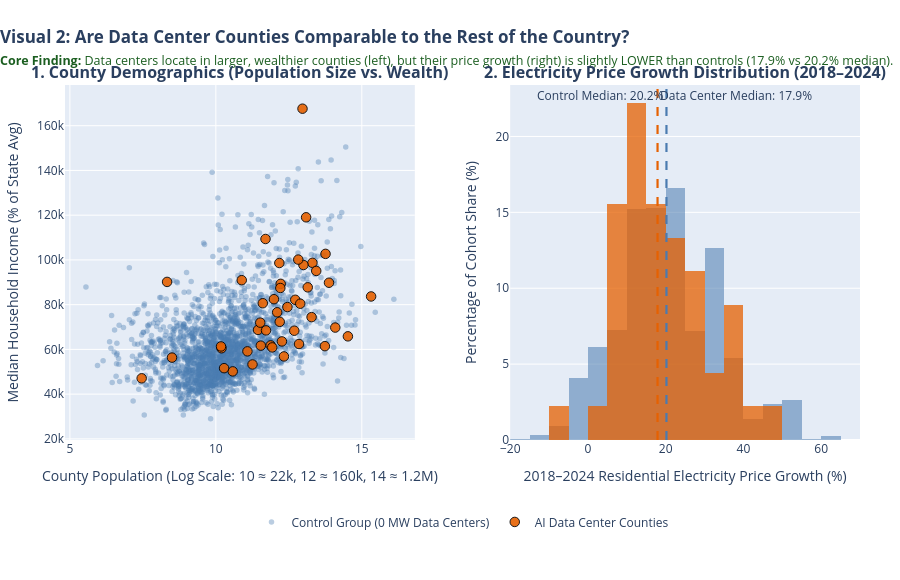

The code cell stored with this chart in its notebook:
### Markdown cell above
## Visual 2: Are Data Center Counties Comparable to the Rest of the Country?
*Supports: **Methodological Approach - Comparability & Demographic Bias***

### Visual Design & Layperson Interpretation
- **Question Answered:** *Do counties with data centers look like ordinary American counties, and did their electricity prices grow faster?*
- **Left Panel (Demographics):** Shows that data center counties (Orange) cluster in larger, wealthier suburban counties (needing demographic controls).
- **Right Panel (Price Growth Distribution):** Compares price growth on a normalized percentage scale. The median price growth in data center counties (**17.9%**) was slightly **lower** than in non-data center counties (**20.2%**).

### Code cell
# Construct Visual 2: Linked Side-by-Side Plots
ctrl_sample = model_df[model_df['Has_Datacenter'] == 0]
treat_sample = model_df[model_df['Has_Datacenter'] == 1]

fig2 = make_subplots(
    rows=1, cols=2,
    subplot_titles=(
        "<b>1. County Demographics (Population Size vs. Wealth)</b>",
        "<b>2. Electricity Price Growth Distribution (2018–2024)</b>"
    ),
    horizontal_spacing=0.12
)

# 1. Control Group (Gray-Blue #4A7BB0)
fig2.add_trace(
    go.Scatter(
        x=ctrl_sample['Log_Population'],
        y=ctrl_sample['Median_Income_2022'],
        mode='markers',
        name='Control Group (0 MW Data Centers)',
        marker=dict(color=COLOR_CONTROL, size=5.5, opacity=0.38),
        legendgroup='control',
        text=ctrl_sample['County'] + ', ' + ctrl_sample['State'],
        hovertemplate="<b>%{text} (Control)</b><br>Population Index: %{x:.2f}<br>Income Index: %{y:.1f}%<extra></extra>"
    ),
    row=1, col=1
)

fig2.add_trace(
    go.Histogram(
        x=ctrl_sample['Price_Growth_Pct'],
        name='Control Group (0 MW Data Centers)',
        histnorm='percent',
        marker=dict(color=COLOR_CONTROL, opacity=0.55),
        legendgroup='control',
        showlegend=False,
        nbinsx=40,
        hovertemplate="Control Growth: %{x:.1f}%<br>Share of Control: %{y:.1f}%<extra></extra>"
    ),
    row=1, col=2
)

# 2. Treatment Group (Orange #E66101)
fig2.add_trace(
    go.Scatter(
        x=treat_sample['Log_Population'],
        y=treat_sample['Median_Income_2022'],
        mode='markers',
        name='AI Data Center Counties',
        marker=dict(color=COLOR_TREATMENT, size=9.5, opacity=0.9, line=dict(color='black', width=1)),
        legendgroup='treatment',
        text=treat_sample['County'] + ', ' + treat_sample['State'],
        hovertemplate="<b>%{text} (Data Center)</b><br>Population Index: %{x:.2f}<br>Income Index: %{y:.1f}%<br>Price Growth: %{customdata:.1f}%<extra></extra>",
        customdata=treat_sample['Price_Growth_Pct']
    ),
    row=1, col=1
)

fig2.add_trace(
    go.Histogram(
        x=treat_sample['Price_Growth_Pct'],
        name='AI Data Center Counties',
        histnorm='percent',
        marker=dict(color=COLOR_TREATMENT, opacity=0.75),
        legendgroup='treatment',
        showlegend=False,
        nbinsx=25,
        hovertemplate="Data Center Growth: %{x:.1f}%<br>Share of Treatment: %{y:.1f}%<extra></extra>"
    ),
    row=1, col=2
)

# Add median reference lines
treat_med = treat_sample['Price_Growth_Pct'].median()
ctrl_med = ctrl_sample['Price_Growth_Pct'].median()

fig2.add_vline(x=ctrl_med, line_dash="dash", line_color=COLOR_CONTROL, line_width=2.2,
               annotation_text=f"Control Median: {ctrl_med:.1f}%", annotation_position="top left", row=1, col=2)
fig2.add_vline(x=treat_med, line_dash="dash", line_color=COLOR_TREATMENT, line_width=2.2,
               annotation_text=f"Data Center Median: {treat_med:.1f}%", annotation_position="top right", row=1, col=2)

fig2.update_layout(
    title=dict(
        text="<b>Visual 2: Are Data Center Counties Comparable to the Rest of the Country?</b><br><span style='font-size:12.5px; color:#1B5E20;'><b>Core Finding:</b> Data centers locate in larger, wealthier counties (left), but their price growth (right) is slightly LOWER than controls (17.9% vs 20.2% median).</span>",
        x=0.0, xanchor="left"
    ),
    barmode='overlay',
    legend=dict(orientation="h", yanchor="top", y=-0.19, xanchor="center", x=0.5),
    height=580,
    margin=dict(l=50, r=40, t=85, b=140)
)

fig2.update_xaxes(title_text="County Population (Log Scale: 10 ≈ 22k, 12 ≈ 160k, 14 ≈ 1.2M)", row=1, col=1)
fig2.update_yaxes(title_text="Median Household Income (% of State Avg)", row=1, col=1)
fig2.update_xaxes(title_text="2018–2024 Residential Electricity Price Growth (%)", range=[-20, 70], row=1, col=2)
fig2.update_yaxes(title_text="Percentage of Cohort Share (%)", row=1, col=2)

fig2.show()

### Figure 1 — Plotly figure (JSON) as saved in the notebook; plotly's stock layout.template omitted (floating-point values rounded to 4 significant figures; data arrays with more than 128 entries replaced by an {"elided": "..."} marker saying what was removed)
{"data": [{"hovertemplate": "<b>%{text} (Control)</b><br>Population Index: %{x:.2f}<br>Income Index: %{y:.1f}%<extra></extra>", "legendgroup": "control", "marker": {"color": "#4A7BB0", "opacity": 0.38, "size": 5.5}, "mode": "markers", "name": "Control Group (0 MW Data Centers)", "text": {"elided": "2122 str values"}, "type": "scatter", "x": {"elided": "2122 float values"}, "xaxis": "x", "y": {"elided": "2122 float values"}, "yaxis": "y"}, {"histnorm": "percent", "hovertemplate": "Control Growth: %{x:.1f}%<br>Share of Control: %{y:.1f}%<extra></extra>", "legendgroup": "control", "marker": {"color": "#4A7BB0", "opacity": 0.55}, "name": "Control Group (0 MW Data Centers)", "nbinsx": 40, "showlegend": false, "type": "histogram", "x": {"elided": "2122 float values"}, "xaxis": "x2", "yaxis": "y2"}, {"customdata": [27.45, 20.86, 29.28, 13.47, 25.89, 34.55, 8.537, 10.25, 40.81, 45.38, 22.99, 13.46, 26.52, 18.91, 24.45, 36.8, 10.25, -9.674, 10.76, 38.76, 17.91, 16.6, 30.42, 8.343, 25.94, 13.18, 36.55, 4.909, 13.14, 5.526, 35.6, 15.62, 7.087, 20.28, 9.778, 14.89, 7.095, 20.03, 8.537, 19.19, 14.49, 16.5, 22.99, 19.78, 11.7], "hovertemplate": "<b>%{text} (Data Center)</b><br>Population Index: %{x:.2f}<br>Income Index: %{y:.1f}%<br>Price Growth: %{customdata:.1f}%<extra></extra>", "legendgroup": "treatment", "marker": {"color": "#E66101", "line": {"color": "black", "width": 1}, "opacity": 0.9, "size": 9.5}, "mode": "markers", "name": "AI Data Center Counties", "text": ["Licking, OH", "Henrico, VA", "Maricopa, AZ", "Bexar, TX", "Shelby, TN", "Madison, MS", "Prince William, VA", "Sarpy, NE", "Ellis, TX", "Niagara, NY", "Fayette, GA", "Taylor, TX", "Racine, WI", "Mayes, OK", "Franklin, OH", "Denton, TX", "Douglas, NE", "Pottawattamie, IA", "Warren, IA", "Washington, OR", "Clark, IN", "Dakota, MN", "Storey, NV", "Wasco, OR", "Montgomery, AL", "Ada, ID", "Bell, TX", "Laramie, WY", "Madison, AL", "Lancaster, NE", "Fairfield, OH", "Utah, UT", "Dickens, TX", "Columbia, PA", "Clay, MO", "Sumner, TN", "Valencia, NM", "Chesterfield, VA", "Loudoun, VA", "Edgefield, SC", "Dickey, ND", "Cherokee, NC", "Cumberland, NJ", "Whitfield, GA", "Fulton, GA"], "type": "scatter", "x": [12.1, 12.72, 15.32, 14.52, 13.74, 11.61, 13.09, 12.17, 12.22, 12.26, 11.7, 11.88, 12.19, 10.58, 14.09, 13.76, 13.28, 11.44, 10.89, 13.31, 11.72, 13.0, 8.329, 10.19, 12.33, 13.15, 12.85, 11.52, 12.89, 12.69, 11.99, 13.44, 7.459, 11.08, 12.45, 12.21, 11.26, 12.82, 12.97, 10.18, 8.497, 10.28, 11.93, 11.54, 13.88], "xaxis": "x", "y": [76600.0, 82190.0, 83670.0, 65840.0, 61450.0, 80640.0, 119100.0, 98620.0, 89310.0, 63560.0, 109400.0, 61800.0, 72330.0, 50170.0, 69760.0, 102700.0, 74420.0, 68710.0, 90940.0, 98710.0, 68490.0, 97730.0, 90170.0, 60510.0, 56860.0, 87750.0, 62410.0, 71960.0, 80430.0, 68360.0, 82450.0, 95080.0, 47070.0, 59130.0, 78930.0, 87450.0, 53280.0, 100100.0, 167600.0, 61320.0, 56330.0, 51610.0, 60890.0, 61680.0, 89800.0], "yaxis": "y"}, {"histnorm": "percent", "hovertemplate": "Data Center Growth: %{x:.1f}%<br>Share of Treatment: %{y:.1f}%<extra></extra>", "legendgroup": "treatment", "marker": {"color": "#E66101", "opacity": 0.75}, "name": "AI Data Center Counties", "nbinsx": 25, "showlegend": false, "type": "histogram", "x": [27.45, 20.86, 29.28, 13.47, 25.89, 34.55, 8.537, 10.25, 40.81, 45.38, 22.99, 13.46, 26.52, 18.91, 24.45, 36.8, 10.25, -9.674, 10.76, 38.76, 17.91, 16.6, 30.42, 8.343, 25.94, 13.18, 36.55, 4.909, 13.14, 5.526, 35.6, 15.62, 7.087, 20.28, 9.778, 14.89, 7.095, 20.03, 8.537, 19.19, 14.49, 16.5, 22.99, 19.78, 11.7], "xaxis": "x2", "yaxis": "y2"}], "layout": {"annotations": [{"font": {"size": 16}, "showarrow": false, "text": "<b>1. County Demographics (Population Size vs. Wealth)</b>", "x": 0.22, "xanchor": "center", "xref": "paper", "y": 1, "yanchor": "bottom", "yref": "paper"}, {"font": {"size": 16}, "showarrow": false, "text": "<b>2. Electricity Price Growth Distribution (2018–2024)</b>", "x": 0.78, "xanchor": "center", "xref": "paper", "y": 1, "yanchor": "bottom", "yref": "paper"}, {"showarrow": false, "text": "Control Median: 20.2%", "x": 20.2, "xanchor": "right", "xref": "x2", "y": 1, "yanchor": "top", "yref": "y2 domain"}, {"showarrow": false, "text": "Data Center Median: 17.9%", "x": 17.91, "xanchor": "left", "xref": "x2", "y": 1, "yanchor": "top", "yref": "y2 domain"}], "barmode": "overlay", "height": 580, "legend": {"orientation": "h", "x": 0.5, "xanchor": "center", "y": -0.19, "yanchor": "top"}, "margin": {"b": 140, "l": 50, "r": 40, "t": 85}, "shapes": [{"line": {"color": "#4A7BB0", "dash": "dash", "width": 2.2}, "type": "line", "x0": 20.2, "x1": 20.2, "xref": "x2", "y0": 0, "y1": 1, "yref": "y2 domain"}, {"line": {"color": "#E66101", "dash": "dash", "width": 2.2}, "type": "line", "x0": 17.91, "x1": 17.91, "xref": "x2", "y0": 0, "y1": 1, "yref": "y2 domain"}], "title": {"text": "<b>Visual 2: Are Data Center Counties Comparable to the Rest of the Country?</b><br><span style='font-size:12.5px; color:#1B5E20;'><b>Core Finding:</b> Data centers locate in larger, wealthier counties (left), but their price growth (right) is slightly LOWER than controls (17.9% vs 20.2% median).</span>", "x": 0, "xanchor": "left"}, "xaxis": {"anchor": "y", "domain": [0, 0.44], "title": {"text": "County Population (Log Scale: 10 ≈ 22k, 12 ≈ 160k, 14 ≈ 1.2M)"}}, "xaxis2": {"anchor": "y2", "domain": [0.56, 1], "range": [-20, 70], "title": {"text": "2018–2024 Residential Electricity Price Growth (%)"}}, "yaxis": {"anchor": "x", "domain": [0, 1], "title": {"text": "Median Household Income (% of State Avg)"}}, "yaxis2": {"anchor": "x2", "domain": [0, 1], "title": {"text": "Percentage of Cohort Share (%)"}}}}
